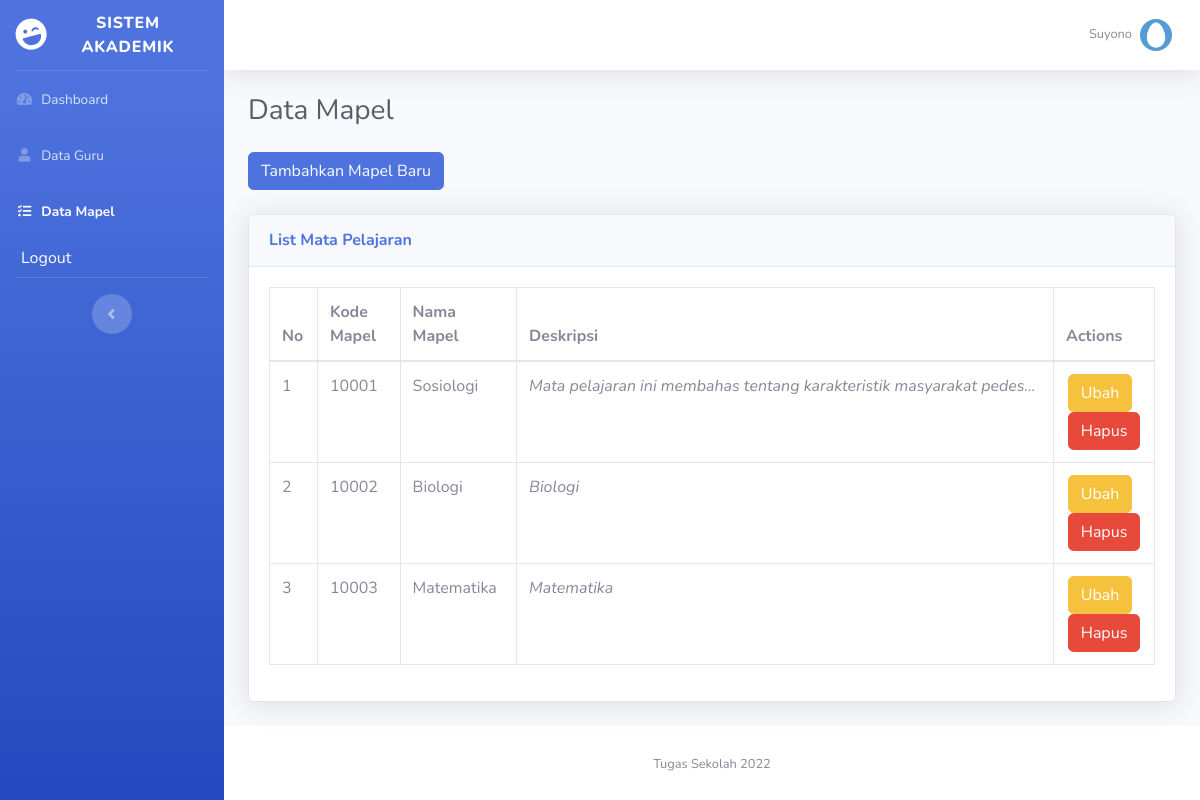
/mapel.php (signed in), run on the app's committed database.
### tables this page shows
CREATE TABLE `tb_mapel` (
  `kode_mapel` int(5) NOT NULL,
  `nama_mapel` varchar(255) NOT NULL,
  `deskripsi` text NOT NULL
);

### mapel.php (the view, shortened to what this page needs)
<?php include 'header.php'; ?>
<?php
$mapel_query = "SELECT * FROM `tb_mapel`";
$result_mapel = mysqli_query($connection, $mapel_query); ?>
<div class="container-fluid">
  <div class="d-sm-flex align-items-center justify-content-between mb-4">
    <h1 class="h3 mb-0 text-gray-800">Data Mapel</h1>
  </div>
  <a href="" data-toggle="modal" data-target="#newSubMenuModal" class=" btn btn-primary mb-4">Tambahkan Mapel Baru</a>
  <div class="card shadow mb-4">
    <div class="card-header py-3">
      <h6 class="m-0 font-weight-bold text-primary">List Mata Pelajaran</h6>
    </div>
    <div class="card-body">
      <div class="table-responsive">
        <table class="table table-bordered table-hover">
          <thead>
            <tr class="">
              <th>No</th>
              <th>Kode Mapel</th>
              <th>Nama Mapel</th>
              <th>Deskripsi</th>
              <th class="">Actions</th>
            </tr>
          </thead>
          <tbody>
            <?php
            if ($result_mapel) {
              $i = 1;
              while ($row = mysqli_fetch_array($result_mapel)) {
            ?>
                <tr>
                  <td class="col-md-1"><?php echo $i ?></td>
                  <td class="col-md-3"><?php echo $row['kode_mapel'] ?></td>
                  <td class="col-md-3"><?php echo $row['nama_mapel'] ?></td>
                  <td class="col-md-3"><i style="width: 32em; display: block; white-space: nowrap; overflow: hidden; text-overflow: ellipsis;"><?php echo $row['deskripsi'] ?></i></td>
                  <td class="col-md-3 text-center">
                    <button type="button" class="btn btn-warning mr-2" data-toggle="modal" data-target="#editModal">
                      Ubah
                    </button>
                    <a href="hapus_mapel.php?id=<?= $row["kode_mapel"] ?>" class="btn btn-danger" onclick="return confirm('Apakah anda yakin?')">Hapus</a>
                  </td>
                </tr>
            <?php
                $i++;
              }
            } else {
              echo "Error :" . mysqli_error($connection);
            }
            ?>
          </tbody>
        </table>
      </div>
    </div>
  </div>
</div>
</div>
<?php include 'footer.php'; ?>

### data on the page
tb_mapel: kode_mapel "10001", nama_mapel "Sosiologi", deskripsi "Mata pelajaran ini membahas tentang karakteristik masyarakat pedes…"
tb_mapel: kode_mapel "10002", nama_mapel "Biologi", deskripsi "Biologi"
tb_mapel: kode_mapel "10003", nama_mapel "Matematika", deskripsi "Matematika"

### other printed values
$_SESSION["user_nama"] "Suyono"
